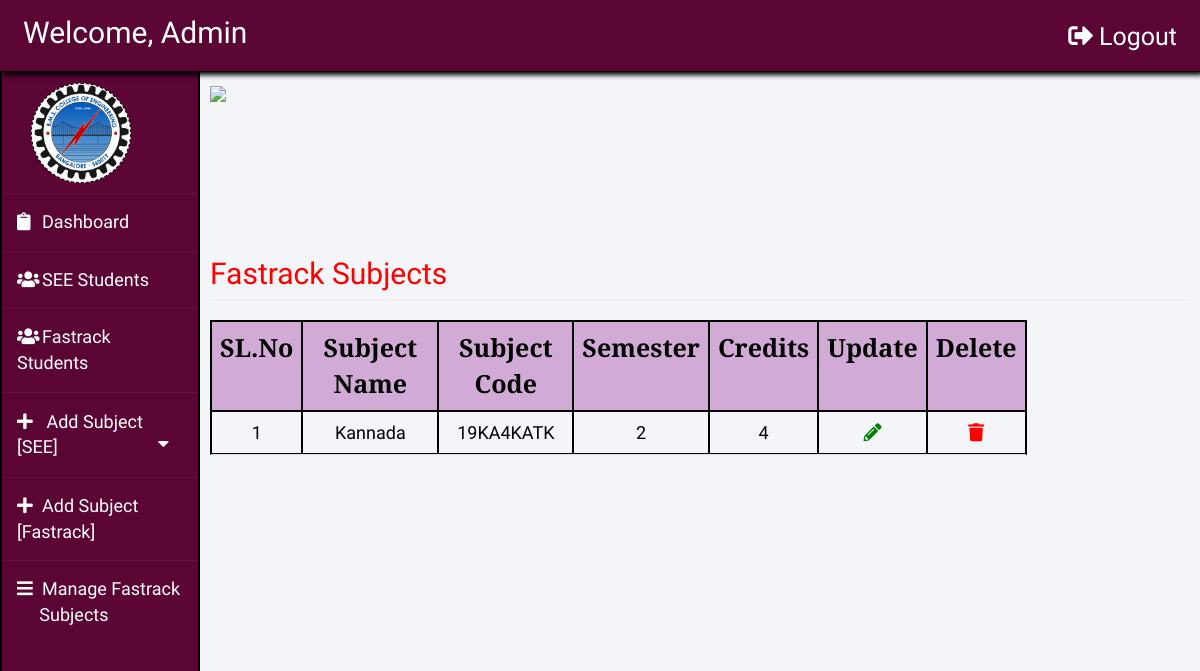
The page /admin/dashboard.php?page=manage_sub_fst (signed in) on the database its author committed.
### tables this page shows
CREATE TABLE `add_fst` (
  `id` int(255) NOT NULL,
  `sub_name` varchar(255) NOT NULL,
  `sub_code` varchar(255) NOT NULL,
  `credits` int(255) NOT NULL,
  `sem` int(255) NOT NULL
);

### admin/add_fst/manage_fst.php (the view, shortened to what this page needs)
<?php
    require_once('../connection.php');
    $query1 = "SELECT * FROM add_fst order by sem";
    $result = mysqli_query($con, $query1);
    $rr = mysqli_num_rows($result);
    if (!$rr) {
        echo "<h2 style='color:red;color:#ff0000;font-family:Acme;'>No Subjects Listed/Added Yet.</h2>";
    }
    else
    {
?>
    <!DOCTYPE html>
    <html lang="en">
    <head>
        <link rel="stylesheet" href="https://use.fontawesome.com/releases/v5.3.1/css/all.css">
    </head>
    <body>
        <img id="head" width="500px" style="font-family:'PT Serif';" left:10 align='left' src="../css/images/bmsheader.jpeg">
        <br /><br /><br /><br /><br /><br />
        <h2 style="color:#ff0000;font-family:'Acme';" class="page-header">Fastrack Subjects</h2>
        <div class="col-lg-10 mcon text-center">
            <table id="mytab1" width="100%" class="mtab table table-bordered table-hover table-responsive">
                <tr align='center' style="background-color:rgba(128,0,128,0.3);color:black;font-size:25px;font-family: 'PT serif';" class="table-info">
                    <th style='border:2px solid black'>SL.No</th>
                    <th style='border:2px solid black'>Subject Name</th>
                    <th style='border:2px solid black'>Subject Code</th>
                    <th style='border:2px solid black'>Semester</th>
                    <th style='border:2px solid black'>Credits</th>
                    <th style='border:2px solid black'>Update</th>
                    <th style='border:2px solid black'>Delete</th>
                </tr>
                <?php
                $i = 1;
                while ($row = mysqli_fetch_array($result)) {
                    echo "<tr style='color:black;border-bottom:2px solid black;font-size:18px;border-right:2px solid black;border-top:2px solid black;border-left:2px solid black;'>";
                    echo "<td style='border:2px solid black' align = 'center'>" . $i . "</td>";
                    echo "<td style='border:2px solid black' align = 'center'>" . $row['sub_name'] . "</td>";
                    echo "<td style='border:2px solid black' align = 'center'>" . $row['sub_code'] . "</td>";
                    echo "<td style='border:2px solid black' align = 'center'>" . $row['sem'] . "</td>";
                    echo "<td style='border:2px solid black' align = 'center'>" . $row['credits'] . "</td>";
                ?>
                    <td align='center' style='border:2px solid black'> <a href="update_fst.php?id=<?php echo $row['id']; ?>" style='color:green'><i class="fa fa-pencil-alt"></i></a> </td>
                    <td align='center' style='border:2px solid black'> <a href="javascript:DeleteUser('<?php echo $row['id']; ?>')" style='color:red'><i class="fa fa-trash"></i></a> </td>
                <?php
                    $i++;
                }
                ?>
            <?php
        }
            ?>
            </table>
        </div>
    </body>
    </html>

### css/dashboard.css (style rules this page uses)
body { padding-top: 50px; }
.main .page-header { margin-top: 0; }

### admin/dashboard.php (style rules this page uses)
body { background-color: #f3f5f9; }

### admin/add_fst/manage_fst.php (style rules this page uses)
.mcon { margin-top: auto; margin-left: auto; padding: 0; }
.mtab { margin-top: auto; margin-left: auto; padding: 0; font-family: 'Acme'; }
table th { text-align: center; }

### rows shown on the page
add_fst: sub_name "Kannada", sub_code "19KA4KATK", sem "2", credits "4"
